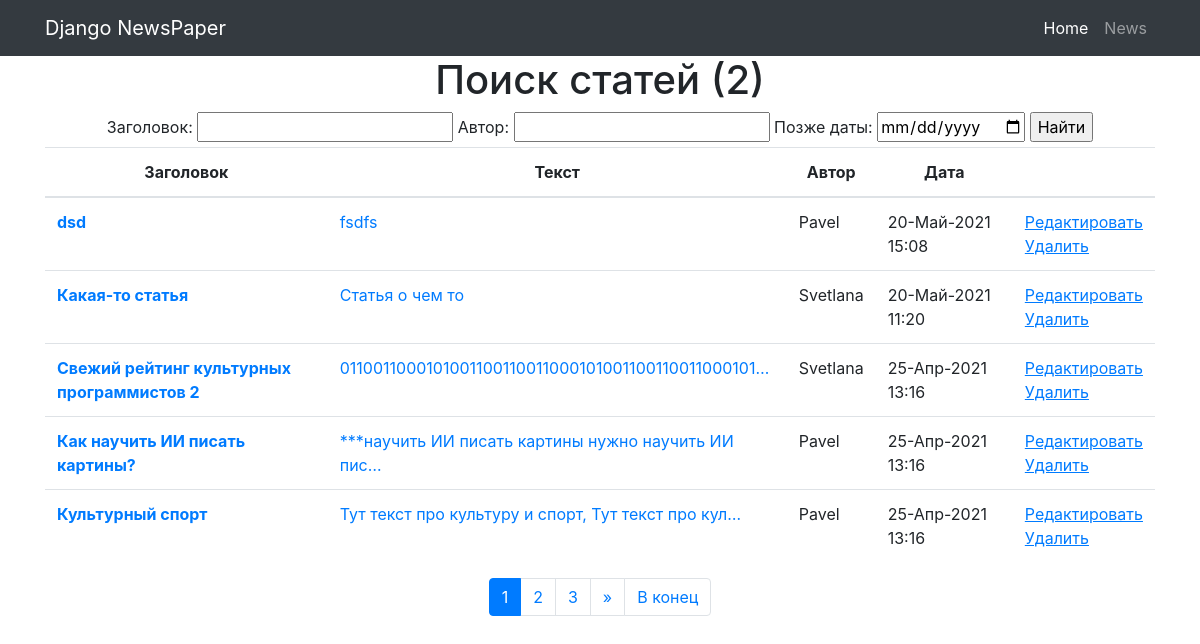
The app's page /news/search/ with its own data.
### news/models.py (models this page shows, shortened)
class Post(models.Model):
    ARTICLE = 'AR'
    NEWS = 'NS'
    POST_CHOICES = (
        (ARTICLE, 'Статья'),
        (NEWS, 'Новость'),
    )
    author = models.ForeignKey(Author, on_delete=models.CASCADE)
    type_post = models.CharField(max_length=2, choices=POST_CHOICES,
                                 default=ARTICLE)
    created_at = models.DateTimeField(auto_now_add=True)
    category = models.ManyToManyField(Category, through='PostCategory')
    title = models.CharField(max_length=255)
    content = models.TextField()
    rating = models.IntegerField(default=0)

class Author(models.Model):
    user = models.OneToOneField(User, on_delete=models.CASCADE)
    rating = models.IntegerField(default=0)
    def __str__(self):
        return f'{self.user}'

### news/views.py (the view)
# urls.py: path('search/', PostSearch.as_view()),
class PostSearch(ListView):
    model = Post
    template_name = 'news/search.html'
    context_object_name = 'posts'
    ordering = ['-created_at']
    paginate_by = 2
    def get_context_data(self, **kwargs):
        context = super(PostSearch, self).get_context_data(**kwargs)
        post_list = PostFilter(self.request.GET, queryset=Post.objects.all()).qs
        paginator = Paginator(post_list, self.paginate_by)
        page = self.request.GET.get('page')
        try:
            post_filter = paginator.page(page)
        except PageNotAnInteger:
            post_filter = paginator.page(1)
        except EmptyPage:
            post_filter = paginator.page(paginator.num_pages)
        context['filter'] = PostFilter(self.request.GET, queryset=super().get_queryset())
        context['filterset'] = post_filter
        return context

### news/templatetags/custom_filters.py (called while the page is built)
@register.filter(name='censor')
def censor(value):
    words = ['дурак', 'сука']
    for word in words:
        if word in value:
            value = value.replace(word, '***')
    return str(value)

### templates/news/search.html (shortened to what this page needs)
{% extends 'default.html' %}
{% load custom_filters %}
{% block content %}
<h1>Поиск статей ({{ posts|length }})</h1>
  {% if posts %}
<form method="GET">
    {{ filter.form }}
    <input type="submit" value="Найти">
</form>
<table class="table">
  <thead>
    <tr>
      <th scope="col">Заголовок</th>
      <th scope="col">Текст</th>
      <th scope="col">Автор</th>
      <th scope="col">Дата</th>
      <th scope="col"></th>
    </tr>
  </thead>
  <tbody>
    {% for post in filter.qs %}
     <tr class="text-left">
      <th scope="row"><a href="{{ post.pk }}">{{ post.title|censor }}</a></th>
      <td><a href="{{ post.pk }}">{{ post.content|censor|truncatechars:50 }}</a></td>
      <td>{{ post.author }}</td>
      <td>{{ post.created_at|date:'d-M-Y H:i' }}</td>
       <td><a href="{% url 'post_edit' post.id %}"><u>Редактировать</u></a><br><a href="{% url 'post_delete' post.id %}"><u> Удалить </u></a></td>
    </tr>
    {% endfor %}
  </tbody>
</table>
  {% else %}
        <h2>Ничего не найдено!</h2>
  {% endif %}
{% if is_paginated %}
<nav aria-label="Page navigation">
  <ul class="pagination justify-content-center">
    {% for num in filterset.paginator.page_range %}
        {% if filterset.number == num %}
            <li class="page-item active"><a class="page-link">{{ num }}</a></li>
        {% elif num > filterset.number|add:'-3' and num < filterset.number|add:'3' %}
            <li class="page-item"><a class="page-link" href="?page={{ num }}">{{ num }}</a></li>
        {% endif %}
    {% endfor %}
    {% if filterset.has_next %}
        <li class="page-item">
          <a class="page-link" href="?page={{ filterset.next_page_number }}" aria-label="Next">
            <span aria-hidden="true">&raquo;</span>
          </a>
        </li>
        <li class="page-item"><a class="page-link" href="?page={{ filterset.paginator.num_pages }}">В конец</a></li>
    {% endif %}
  </ul>
</nav>
{% endif %}
{% endblock content %}

### records on screen
Post: title|censor "dsd", content|censor "fsdfs", author "Pavel", created_at "20-Май-2021 15:08"
Post: title|censor "Какая-то статья", content|censor "Статья о чем то", author "Svetlana", created_at "20-Май-2021 11:20"
Post: title|censor "Свежий рейтинг культурных программистов 2", content|censor "0110011000101001100110011000101001100110011000101…", author "Svetlana", created_at "25-Апр-2021 13:16"
Post: title|censor "Как научить ИИ писать картины?", content|censor "***научить ИИ писать картины нужно научить ИИ пис…", author "Pavel", created_at "25-Апр-2021 13:16"
Post: title|censor "Культурный спорт", content|censor "Тут текст про культуру и спорт, Тут текст про кул…", author "Pavel", created_at "25-Апр-2021 13:16"

### other values on screen
{{ posts|length }} "2"
{{ num }} "1"
{{ num }} "2" "3"
